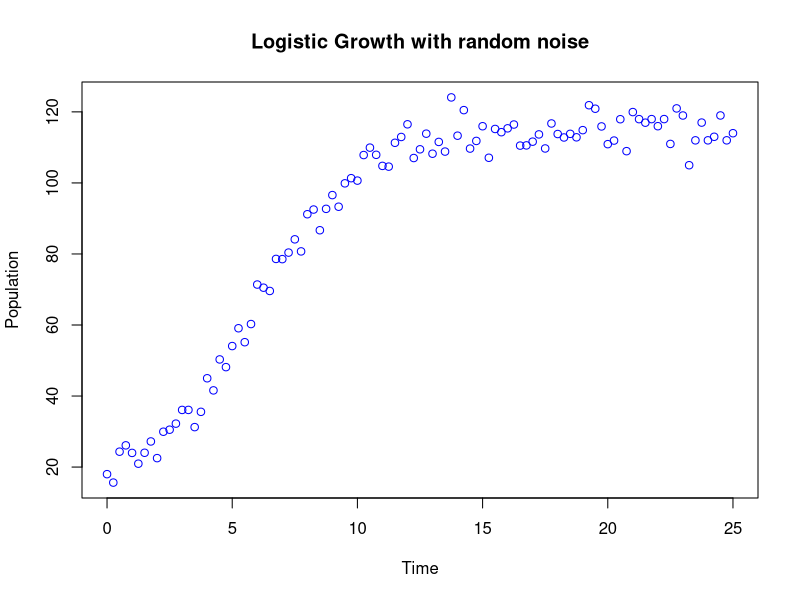

Write the R code that produced this figure. (Note: this script raises an error after producing the figure.)
## ---- chunk 1
# Parameters
r <- 0.5
K <- 100
error <- 15
y0 <- 5

# Define a logistic growth function with noise
logistic_noised <- function(t, r, K, y0, error) {
  growth <- K / (1 + ((K - y0) / y0) * exp(-r * t))
  return(growth + rpois(1, lambda = error)) # Add random error
}

# Create the time vector
time <- seq(0, 25, 0.25)

# Apply the logistic function over the time vector
sim_data <- sapply(time, logistic_noised, r = r, K = K, y0 = y0, error = error)

# Plot the result
plot(time, sim_data, col = "blue", xlab = "Time", ylab = "Population", main = "Logistic Growth with random noise")
## ---- chunk 2
logistic <- function(t, r, K, y0) {
  K / (1 + ((K - y0) / y0) * exp(-r * t))
}
## ---- chunk 3
# NB : theta is a vector of parameters
SSE <- function(theta) {
  r <- theta[1]
  K <- theta[2]
  y0 <- theta[3]
  mod_pred <- sapply(time, logistic, r = r, K = K, y0 = y0)
  return(sum((sim_data - mod_pred)**2))
}
## ---- chunk 4
ig_r <- 1
ig_K <- 75
ig_y0 <- 2
fitted_params_SSE <- optim(c(ig_r, ig_K, ig_y0), SSE)$par
print(fitted_params_SSE)
## ---- chunk 5
library(deSolve)
## ---- chunk 6
logistic_ODE =function(t,N,parametre){
  r=parametre[1]
  K=parametre[2]
  dNdt = r*(1-N/K)*N
  list(c(dNdt))
}
## ---- chunk 7
MMV <- function(theta){
  r1 <- theta[1]
  K1 <- theta[2]
  N0 <- theta[3]
  sol = ode(y = N0, times = time, func = logistic_ODE, parms = c(r1, K1))
  mod_pred <- sol[, 2]
  loglik = dnorm(sim_data, mean = mod_pred, sd = error, log = TRUE)
  return(sum(loglik))
}
## ---- chunk 8
ig_r <- 0.1
ig_K <- 100
ig_y0 <- 1
fitted_params_MMV <- optim(c(ig_r, ig_K, ig_y0), MMV, control=list(fnscale=-1))$par
print(fitted_params_MMV)
## ---- chunk 9
# estimation LS
mod_pred_LS <- sapply(time, logistic, r = fitted_params_SSE[1], K = fitted_params_SSE[2], y0 = fitted_params_SSE[3])
# estimation ML
mod_pred_ML <- sapply(time, logistic, r = fitted_params_MMV[1], K = fitted_params_MMV[2], y0 = fitted_params_MMV[3])
# plot
plot(time, sim_data)
lines(time, mod_pred_LS, col='blue')
lines(time, mod_pred_ML, col = 'red', lty='dashed')
